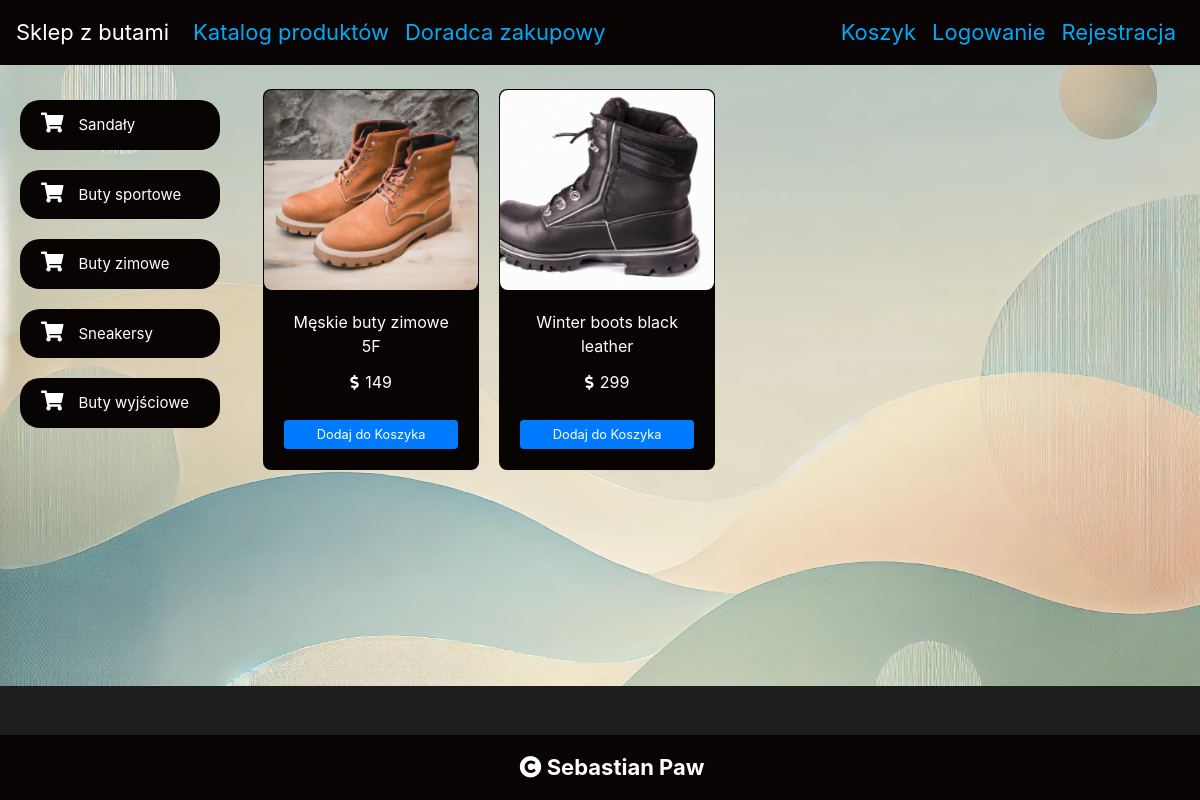
Screenshot of /?category=3 with the database file from the repository.
### frontend/models.py (models this page shows, shortened)
class Category(models.Model):
    class Meta:
        verbose_name_plural = "Categories"
    name = models.CharField(max_length=200, blank=False)
    def __str__(self):
        return self.name

class Product(models.Model):
    name = models.CharField(max_length=200, blank=False)
    price = models.IntegerField(default=0, blank=False)
    category = models.ForeignKey(Category, on_delete=models.CASCADE, blank=True)
    description = models.TextField(max_length=600, blank=False, default='---')
    image = models.ImageField(null=True, default='default.jpg', blank=True)
    stock = models.IntegerField(default=0, blank=False)
    tags = TaggableManager()

### frontend/views.py (the view)
# urls.py: path('', views.homePage, name='home'),
def homePage(request):
    products = None
    categories = Category.objects.all()
    category_id = request.GET.get('category')
    if category_id:
        products = Product.objects.filter(category=category_id)
    else:
        products = Product.objects.filter(category=1)
    context = {'products': products, 'categories': categories}
    return render(request, 'frontend/home.html', context)

### frontend/templates/frontend/home.html (shortened to what this page needs)
{% extends 'frontend/base.html' %}
{% block content %}
<div class="container mt-4">
    <div class="row">
        <div class="col-lg-3">
            <div class="list-group" id="myList">
                {% for category in categories %}
                <a href="/?category={{category.id}}" class="list-group-item text-white" style="background-color:#080404;margin-bottom: 20px;border-radius: 20px;">
                    <i class="fa fa-shopping-cart" style="margin-right: 15px; font-size: 20px;"></i>{{category.name}}</a>
                {% endfor %}
            </div>
        </div>
        <div id="products" class="col-lg-8">
            <div class="row mx-auto" style="display: grid; grid-template-columns: repeat(3, 1fr); gap: 20px; justify-content: center;">
                {% for product in products %}
                <div class="card mb-4" style="width: 13.5rem; background-color: #080404;">
                    <a href="#{{product.name}}" data-toggle="modal">
                        <img src="{{product.image.url}}" class="card-img-top hover_img"></a>
                    <div class="card-body text-white d-flex flex-column justify-content-between">
                        <p class="card-title">{{product.name}}</p>
                        <p class="card-text"><i class="fas fa-dollar-sign" style="margin-right: 2px; font-size: 15px;"></i>
                        {{product.price}}</p>
                        <a href="{% url 'frontend:add_to_cart' product.id %}" class="btn btn-primary btn-sm">Dodaj do Koszyka</a>
                    </div>
                </div>
                {% endfor %}
            </div>
        </div>
    </div>
</div>
{% endblock %}

### frontend/static/frontend/style.css (style rules this page uses)
a { font-size: 15px; color: #03A9F4; }
body { background-color: #1E1E1E; background-image: url("calm.webp"); background-repeat: no-repeat; background-size: cover; color: white; padding-bottom: 50px; }
.list-group { position: fixed; top: 100px; left: 20px; width: 200px; }
#products { display: grid; grid-template-columns: repeat(auto-fit, minmax(250px, 1fr)); gap: 20px; justify-content: center; margin: 0 auto; }
.card { border-radius: 8px; background-color: #080404; color: white; }
.card img { height: 200px; width: 100%; object-fit: cover; border-radius: 8px; }
.card-body { display: flex; flex-direction: column; justify-content: space-between; text-align: center; }
.btn-sm { font-size: 0.8rem; padding: 4px 8px; margin-top: 10px; }
.hover_img { transition: transform .5s ease; }
.container { display: flex; }

### rows the page displays
Category: name "Sandały"
Category: name "Buty sportowe"
Category: name "Buty zimowe"
Category: name "Sneakersy"
Category: name "Buty wyjściowe"
Product: image (picture), name "Męskie buty zimowe 5F", price "149"
Product: image (picture), name "Winter boots black leather", price "299"
